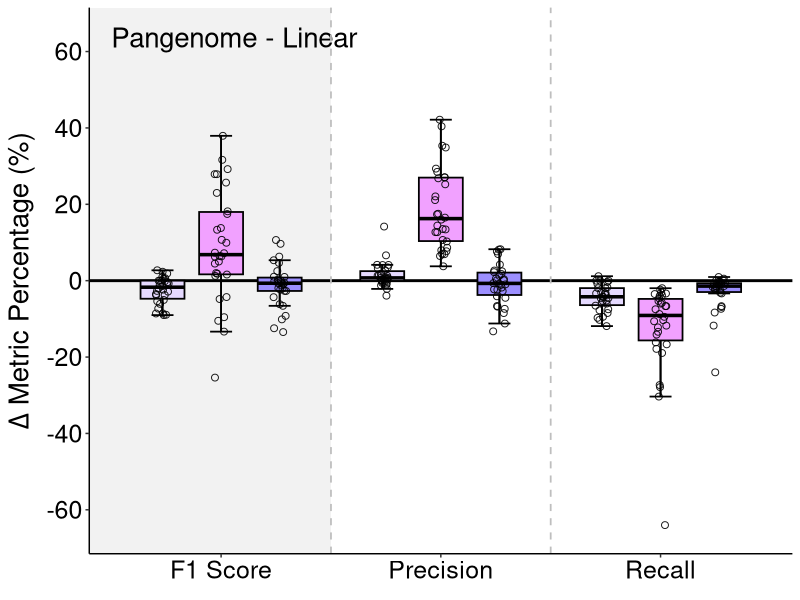

Write R code to recreate this figure. (Note: this script raises an error after producing the figure.)
## ---- chunk 1
rm(list=ls())
gc()
## ---- chunk 2
megatable <- read.csv("../data/pangenome_project_megatable.csv")

strelka <- megatable[c("Donor_ID", "Reference", "Strelka_Precision", "Strelka_Recall", "Strelka_F1_Score")]
somatic <- megatable[c("Donor_ID", "Reference", "Somatic_Precision", "Somatic_Recall", "Somatic_F1_Score")]
mutect <- megatable[c("Donor_ID", "Reference", "Mutect_Precision", "Mutect_Recall", "Mutect_F1_Score")]

strelka$Variant_Caller <- "Strelka"
somatic$Variant_Caller <- "SomaticSniper"
mutect$Variant_Caller <- "Mutect2"
## ---- chunk 3
library(ggplot2)
library(dplyr)
library(patchwork)

colors <- c("#e5d9ff", "#f1a1ff", "#9c8fff")
black_colors <- c("black", "black", "black")
## ---- chunk 4
rename_col <- function(df) {
  colnames(df)[grepl("_Recall$", colnames(df))] <- "Recall"
  colnames(df)[grepl("_Precision$", colnames(df))] <- "Precision"
  colnames(df)[grepl("_F1_Score$", colnames(df))] <- "F1_Score"
  return(df)
}

as_numeric <- function(df) {
  df <- df[df$Reference %in% c("Pangenome", "Linear"), ]
  df$F1_Score <- as.numeric(df$F1_Score)
  df$Precision <- as.numeric(df$Precision)
  df$Recall <- as.numeric(df$Recall)
  return(df)
}

strelka <- rename_col(strelka)
somatic <- rename_col(somatic)
mutect <- rename_col(mutect)

strelka <- as_numeric(strelka)
somatic <- as_numeric(somatic)
mutect <- as_numeric(mutect)
## ---- chunk 5
delta_diff <- function(data) {
  pan <- data[data$Reference == "Pangenome", ]
  lin  <- data[data$Reference == "Linear", ]
  
  merged <- merge(pan, lin, by = "Donor_ID", suffixes = c("_Pangenome", "_Linear"))
  
  result <- data.frame(
    Donor_ID       = merged$Donor_ID,
    Variant_Caller = merged$Variant_Caller_Pangenome,
    Delta_Recall    = merged$Recall_Pangenome - merged$Recall_Linear,
    Delta_Precision = merged$Precision_Pangenome - merged$Precision_Linear,
    Delta_F1_Score  = merged$F1_Score_Pangenome - merged$F1_Score_Linear
  )
  
  return(result)
}
## ---- chunk 6
delta_strelka <- delta_diff(strelka)
delta_somatic <- delta_diff(somatic)
delta_mutect <- delta_diff(mutect)
## ---- chunk 7
combined <- rbind(delta_strelka, delta_somatic, delta_mutect)
combined$Variant_Caller <- factor(
  combined$Variant_Caller,
  levels = c("SomaticSniper", "Strelka", "Mutect2")
)
## ---- chunk 8
combined_long <- data.frame(
  Variant_Caller = rep(combined$Variant_Caller, times = 3),
  Metric = rep(c("Delta_F1_Score", "Delta_Precision", "Delta_Recall"), each = nrow(combined)),
  Value  = c(combined$Delta_F1_Score, combined$Delta_Precision, combined$Delta_Recall)
)

dodge <- position_dodge(width = 0.8)
jitterdodge <- position_jitterdodge(jitter.width = 0.15, dodge.width = 0.8)

set.seed(1)
plot_output <- ggplot(combined_long, aes(Metric, Value, fill=Variant_Caller)) +
  annotate(
    "rect",
    xmin = -Inf, xmax = 1.5,      
    ymin = -Inf, ymax = Inf,   
    alpha = 0.2,                
    fill = "grey") +
  stat_boxplot(
    geom = "errorbar", 
    width = 0.3, 
    color = "black", 
    size = 0.6,
    position = dodge) +
  geom_hline(
    yintercept = 0, 
    linetype = "solid", 
    color = "black", 
    size = 1) +
  geom_boxplot(
    width = 0.6,
    outlier.shape = NA,
    alpha = 1, 
    color = "black", 
    size = 0.6, 
    position = dodge) +
  labs(
    # title = plot_title, 
    x = element_blank(), 
    y = expression(paste(Delta, " Metric Percentage (%)"))) +
  scale_x_discrete(labels = c(
    "Delta_F1_Score" = "F1 Score",
    "Delta_Precision" = "Precision",
    "Delta_Recall" = "Recall"))  +
  scale_y_continuous(
    limits = c(-65, 65),                  
    breaks = seq(-100, 100, 20)) +
  scale_fill_manual(
    values = colors,
    name = "Variant Caller",
    labels = c(
        "SomaticSniper" = "Somatic Sniper",
        "Strelka" = "Strelka",
        "Mutect2" = "Mutect2")) +
  scale_color_manual(
    values = black_colors,
    name = "Variant Caller",
    labels = c(
        "SomaticSniper" = "Somatic Sniper",
        "Strelka" = "Strelka",
        "Mutect2" = "Mutect2")) +
  geom_jitter(
    size = 2,
    shape = 21,
    aes(color = Variant_Caller),
    fill = NA,
    alpha = 0.9,
    position = jitterdodge) +
  theme(
    text = element_text(family = "Helvetica"),
    legend.position = "none",
    # legend.position = "inside",
    legend.position.inside = c(0.9, 0.85),
    legend.background = element_rect(fill = "white", color = NA),
    legend.title = element_text(size = 18),
    legend.text = element_text(size = 18),
    panel.background = element_rect(fill = "white"),
    # panel.grid.major.y = element_line(color = "#F0F0F0"),
    # panel.grid.minor.y = element_line(color = "#F0F0F0"),
    plot.title = element_text(hjust = 0.5, size = 18),
    axis.text.x = element_text(size = 18, color = "black"),
    axis.text.y = element_text(size = 18, color = "black"),
    axis.title.y = element_text(size = 20), 
    panel.border = element_blank(),
    axis.line.x.bottom = element_line(color = "black"),
    axis.line.y.left   = element_line(color = "black"),
    # plot.margin = margin(5.5, 50, 5.5, 5.5)
    ) +
  annotate(
    "text",
    x = 0.5, y = Inf,
    label = "Pangenome - Linear",
    size = 7,
    color = "black",
    hjust = 0,
    vjust = 2,
    family = "Helvetica") +
  geom_vline(
    xintercept = c(1.5, 2.5), 
    linetype = "dashed", 
    color = "grey", 
    size = 0.6)

plot_output
## ---- chunk 9
ggsave("./plot/figure1_variant_caller_boxplot_delta_pangenome_linear.pdf", plot_output, width = 13, height = 6, dpi = 300)
